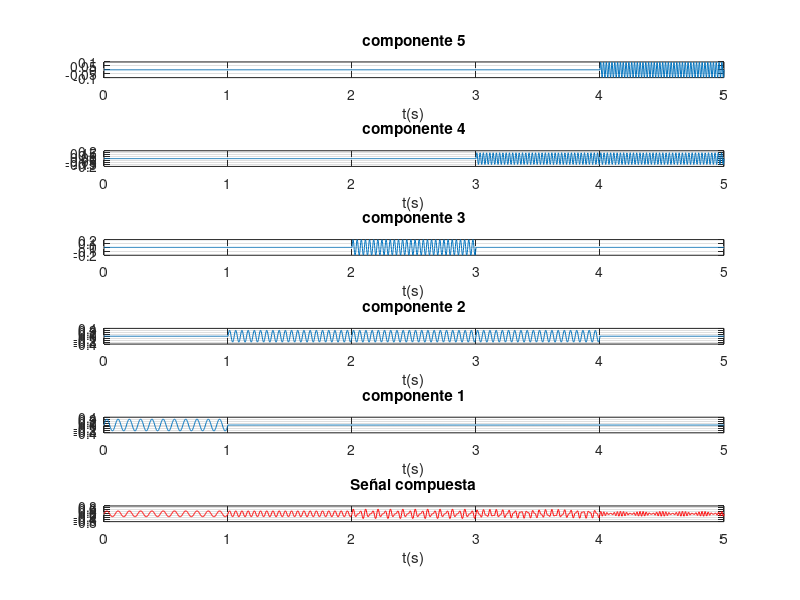

Recreate this plot in MATLAB. (Note: this script raises an error after producing the figure.)
%% SUPERLETS
%ESCUELA POLITECNICA NACIONAL
%MAIN PRINCIPAL
clc, close all, clear all

%% 1. Recepción de datos (frecuencia, amplitudes y duraciones) de todas las componentes:
% Los datos siguientes solo deben ser remplazados según se desee introducir problemas de:
% - Resolución en frecuencia: tonos muy juntos
% - Detección: componentes muy pequeñas relativas a la mayor de 1.
 
% %1.1 Frecuencias de las componentes (ordenadas de menor a mayor):
f1=11; f2=20; f3=30; f4=38; f5=44;
% % 1.2 Amplitudes:
a1 = 0.3; a2 = 0.3; a3 = 0.2; a4 = 0.15; a5 = 0.10; 
% 1.3 Duraciones de las componentes:
t1=[0 1]; t2=[1 4]; t3=[2 3]; t4=[3 5]; t5=[4 5]; 

%% 2. Generación de la señal compuesta (suma de todas las componentes):
Fs=10*f5; % Fs respecto de la f5 que es la más exigente 
Ts=1/Fs;
duracion = 5; % es el tiempo máximo que ocupan las componentes
t=0:Ts:duracion;
%% MÉTODO 2: aprovechando las ventajas de programación de Matlab,
% se realiza el método anterior pero ahora de manera compacta:
% Primeramente se generan cada una de las componentes en todo el intervalo (4 segundos):
comp1=a1*sin(2*pi*f1*t);
comp2=a2*sin(2*pi*f2*t);
comp3=a3*sin(2*pi*f3*t);
comp4=a4*sin(2*pi*f4*t);
comp5=a5*sin(2*pi*f5*t);
% Se llena de ceros las componentes en los intervalos donde no existen pero se aprovecha
% las posibilidades de Matlab:
comp1=(t<=1).*(comp1);
comp2=((t>=1)&(t<=4)).*(comp2);
comp3=((t>2) & (t<=3)).*(comp3);
comp4=((t>=3)&(t<=5)).*(comp4);
comp5=((t>=4)&(t<=5)).*(comp5);
 
% Presentación de las componentes en forma ascendentes tal como es el
% diagrama TF ideal:
% Una vez generadas las componentes, las sumamos para obtener la señal compuesta:
yt1 = comp1+comp2+comp3+comp4+comp5;

figure (1)
subplot(6,1,1);plot(t,comp5);xlim([0 5]);title('componente 5'); xlabel('t(s)');grid on;
subplot(6,1,2);plot(t,comp4);xlim([0 5]);title('componente 4'); xlabel('t(s)');grid on;
subplot(6,1,3);plot(t,comp3);xlim([0 5]);title('componente 3'); xlabel('t(s)');grid on;
subplot(6,1,4);plot(t,comp2);xlim([0 5]);title('componente 2'); xlabel('t(s)');grid on;
subplot(6,1,5);plot(t,comp1);xlim([0 5]);title('componente 1'); xlabel('t(s)');grid on;
% Una vez generadas las componentes, las sumamos para obtener la seÃ±al compuesta:
yt1 = comp1+comp2+comp3+comp4+comp5;
subplot(6,1,6);plot(t,yt1,'r');title('Señal compuesta'); xlabel('t(s)');grid on;
sgtitle('Componentes individuales y señal compuesta');
xlim([0 5]); 
% Visualización del TF ideal en conjunto con la señal compuesta obtenida de
% manera que se vea la existencia de una o varias componentes según los intervalos  
figure (2)
subplot(2,1,1);
hold on
plot (t1,[f1 f1],'linewidth',2);
plot (t2,[f2 f2],'linewidth',2);
plot (t3,[f3 f3],'linewidth',2);
plot (t4,[f4 f4],'linewidth',2);
plot (t5,[f5 f5],'linewidth',2);
title('DIAGRAMA TIEMPO-FRECUENCIA IDEAL');
grid minor;
xlabel('t(sec)');
ylabel('F(Hz)');
axis([0 5 0 50]);
legend('a1 = 0.3','a2 = 0.3','a3 = 0.2','a4 = 0.15','a5 = 0.10');
subplot(2,1,2);
plot(t,yt1);
title('Señal compuesta');
grid minor
xlabel('t(sec)');
ylabel('F(Hz)');
xlim([0 5]); % mismos limites horizontales que el TF ideal para ver correspondencias
%axis([0 6 -5 5]) 
xn = yt1;

%% 2. ANÁLISIS EN FRECUENCIA:
N=length(xn); % numero de muestras de la senial discretizada
FACTOR = 128;
nFFT=2^(ceil(log2(N)))*FACTOR;
f=linspace(0,Fs,nFFT);

%% 3. ANÁLISIS EN T-F: 
% 3.1 T-F (RESOLUCIÓN EN TIEMPO): 
% Se debe emplear el ESPECTROGRAMA con ventana rectangular pequeña (señal / 20):
%window_RT = rectwin(fix(length(xn)/20));
window_RT = blackmanharris(fix(length(xn)/20));
noverlap_RT=fix(length(window_RT)/2);
L_ventana_RT=length(window_RT);
FACTOR = 128;
nFFT_ventana_RT=2^(ceil(log2(L_ventana_RT)))*FACTOR;
[P_RT,f_RT,t_RT]=spectrogram(xn,window_RT,noverlap_RT,nFFT_ventana_RT,Fs,'yaxis');
 
%% 3.2 (T-F): RESOLUCIÓN EN FRECUENCIA: 
% Se debe emplear el ESPECTROGRAMA con ventana de Rectangular grande (señal / 5):
%window_RF = rectwin(fix(length(xn)/5));
window_RF = blackmanharris(fix(length(xn)/5));
noverlap_RF=fix(length(window_RF)/2);
L_ventana_RF=length(window_RF);
FACTOR = 128;
nFFT_ventana_RF=2^(ceil(log2(L_ventana_RF)))*FACTOR;
[P_RF,f_RF,t_RF]=spectrogram(xn,window_RF,noverlap_RF,nFFT_ventana_RF,Fs,'yaxis');
%% Superlets
fois = 0.1:0.1:50;  %vector buffer para el rango de las frecuencias 
srord= [1, 30];     %vector de ciclos para tiempo
srord2= [1, 50];    %vector de ciclos para frecuencia
% tiempo
RT_SL = aslt(xn, Fs, fois, 5, srord, 0);
% frecuencia
RF_SL = faslt(xn, Fs, fois, 8, srord2, 0);
%% RESULTADOS EN TIEMPO
figure (3) 
subplot(3,1,1);
hold on
plot (t1,[f1 f1],'linewidth',2);
plot (t2,[f2 f2],'linewidth',2);
plot (t3,[f3 f3],'linewidth',2);
plot (t4,[f4 f4],'linewidth',2);
plot (t5,[f5 f5],'linewidth',2);
title('DIAGRAMA TIEMPO-FRECUENCIA IDEAL');
xlabel('t(sec)');
ylabel('F(Hz)');
axis([0 5 0 50]);
legend('a1 = 0.3','a2 = 0.3','a3 = 0.2','a4 = 0.15','a5 = 0.10');
grid minor;

subplot(3,1,2);
%contour(t_RT,f_RT,abs(P_RT));
contour(t_RT,f_RT,20*log10(abs(P_RT)));
colorbar('vert');
%axis([0 5 0 50])
ylim([0 50]);
grid on;
xlabel('TIEMPO (segundos)');
title('ESPECTROGRAMA CON RESOLUCIÓN EN TIEMPO');
xlabel('t(sec)');
ylabel('F(Hz)');

%Graficamos la resolucion en tiempo Superlets
subplot(3,1,3);
imagesc(t,fois,RT_SL);
set(gca, 'ydir', 'normal');
colormap jet;
axis([0 5 0 50]);
grid on;
xlabel('TIEMPO (segundos)');
title('SUPERLETS CON RESOLUCIÓN EN TIEMPO');
xlabel('t(sec)');
ylabel('F(Hz)');
%% RESULTADOS EN FRECUENCIA
figure (4) 
subplot(3,1,1);
hold on;
plot (t1,[f1 f1],'linewidth',2);
plot (t2,[f2 f2],'linewidth',2);
plot (t3,[f3 f3],'linewidth',2);
plot (t4,[f4 f4],'linewidth',2);
plot (t5,[f5 f5],'linewidth',2);
title('DIAGRAMA TIEMPO-FRECUENCIA IDEAL');
xlabel('t(sec)');
ylabel('F(Hz)');
axis([0 5 0 50]);
legend('a1 = 0.3','a2 = 0.3','a3 = 0.2','a4 = 0.15','a5 = 0.10');
grid minor;

%Resolucion en frecuencia
%contour(t_RF,f_RF,abs(P_RF));
subplot(3,1,2);
contour(t_RF,f_RF,20*log10(abs(P_RF)));
colorbar('vert');
%axis([0 5 0 50])
ylim([0 50]);
grid on;
xlabel('TIEMPO (segundos)');
title('ESPECTROGRAMA CON RESOLUCIÓN EN FRECUENCIA');

%Graficamos la resolucion en frecuencia Superlets 
subplot(3,1,3);
imagesc(t,fois,RF_SL);
set(gca, 'ydir', 'normal');
colormap jet;
axis([0 5 0 50]);
grid on;
xlabel('TIEMPO (segundos)');
title('SUPERLETS CON RESOLUCIÓN EN FRECUENCIA');
xlabel('t(sec)');
ylabel('F(Hz)');